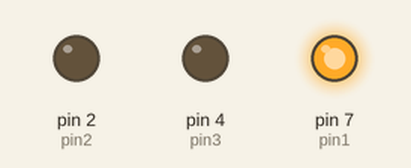
Bench run of a sketch on a simulated Arduino Uno, built with avr-gcc and run on an emulated ATmega328P. Parts: output pins drawn as LEDs (lit = HIGH).

Above: at 1.5 s.
At 3.5 s:
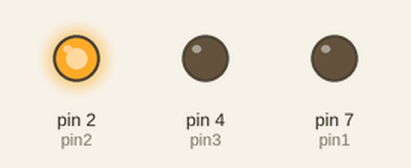
At 5.0 s:
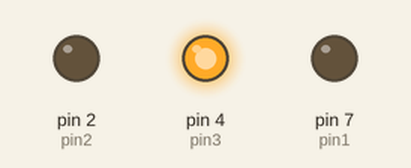
Timing chart, 0 to 7.8 s (numbered marks = the images above):
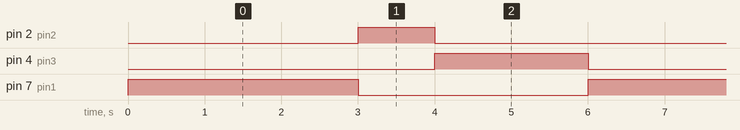

The sketch:

traffic.ino
```cpp
int pin1=7;
int pin2=2;
int pin3=4;

void setup()
{
  pinMode(pin1, OUTPUT);
  pinMode(pin2,OUTPUT);
  pinMode(pin3,OUTPUT);
}

void loop()
{
  digitalWrite(pin1, HIGH);
  delay(3000);
  digitalWrite(pin1, LOW);
  digitalWrite(pin2,HIGH);
  delay(1000);
  digitalWrite(pin2,LOW);
  digitalWrite(pin3,HIGH);
  delay(2000);
  digitalWrite(pin3,LOW);
}
```

Measured:
- by itself, pin 2 (pin2): alternates HIGH for 1.0 s and LOW for 5.0 s
- by itself, pin 4 (pin3): alternates HIGH for 2.0 s and LOW for 4.0 s
- by itself, pin 7 (pin1): alternates HIGH for 3.0 s and LOW for 3.0 s
